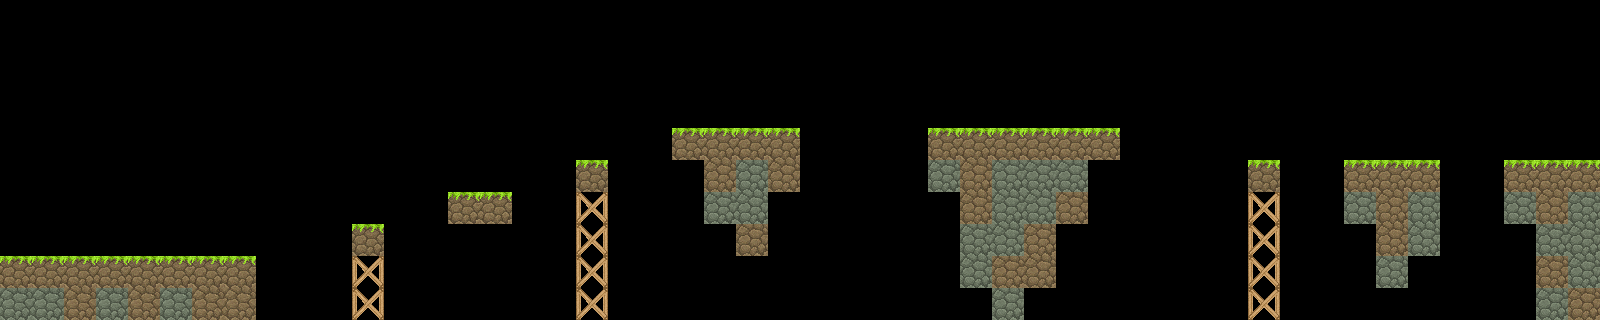

Tiled map render using the project's own tile images. Description and the whole map definition, tile-layer contents included, below:
An orthogonal 50x10 tile map with 32x32 px tiles, 2 tile layers (Tile Layer 1, blocked) and 7 objects.

<map version="1.0" orientation="orthogonal" renderorder="right-down" width="50" height="10" tilewidth="32" tileheight="32" nextobjectid="15">
 <tileset firstgid="1" name="tileset" tilewidth="32" tileheight="32" tilecount="196" columns="14">
  <image source="tileset.png" width="448" height="448" />
 </tileset>
 <layer name="Tile Layer 1" width="50" height="10">
  <data encoding="csv">
0,0,0,0,0,0,0,0,0,0,0,0,0,0,0,0,0,0,0,0,0,0,0,0,0,0,0,0,0,0,0,0,0,0,0,0,0,0,0,0,0,0,0,0,0,0,0,0,0,0,
0,0,0,0,0,0,0,0,0,0,0,0,0,0,0,0,0,0,0,0,0,0,0,0,0,0,0,0,0,0,0,0,0,0,0,0,0,0,0,0,0,0,0,0,0,0,0,0,0,0,
0,0,0,0,0,0,0,0,0,0,0,0,0,0,0,0,0,0,0,0,0,0,0,0,0,0,0,0,0,0,0,0,0,0,0,0,0,0,0,0,0,0,0,0,0,0,0,0,0,0,
0,0,0,0,0,0,0,0,0,0,0,0,0,0,0,0,0,0,0,0,0,0,0,0,0,0,0,0,0,0,0,0,0,0,0,0,0,0,0,0,0,0,0,0,0,0,0,0,0,0,
0,0,0,0,0,0,0,0,0,0,0,0,0,0,0,0,0,0,0,0,0,0,0,0,0,0,0,0,0,0,0,0,0,0,0,0,0,0,0,0,0,0,0,0,0,0,0,0,0,0,
0,0,0,0,0,0,0,0,0,0,0,0,0,0,0,0,0,0,0,0,0,0,189,187,189,0,0,0,0,187,189,187,187,187,0,0,0,0,0,0,0,0,0,0,0,0,0,0,0,0,
0,0,0,0,0,0,0,0,0,0,0,0,0,0,0,0,0,0,2684354685,0,0,0,187,187,0,0,0,0,0,0,189,187,187,189,0,0,0,0,0,2684354685,0,0,187,189,187,0,0,187,189,187,
0,0,0,0,0,0,0,0,0,0,0,0,0,0,0,0,0,0,2684354685,0,0,0,0,189,0,0,0,0,0,0,187,187,189,0,0,0,0,0,0,2684354685,0,0,0,189,187,0,0,0,187,187,
0,0,0,0,0,0,0,0,0,0,0,2684354685,0,0,0,0,0,0,2684354685,0,0,0,0,0,0,0,0,0,0,0,187,189,189,0,0,0,0,0,0,2684354685,0,0,0,187,0,0,0,0,189,187,
188,188,190,188,190,188,190,190,0,0,0,2684354685,0,0,0,0,0,0,2684354685,0,0,0,0,0,0,0,0,0,0,0,0,187,0,0,0,0,0,0,0,2684354685,0,0,0,0,0,0,0,0,187,189
</data>
 </layer>
 <layer name="blocked" width="50" height="10">
  <data encoding="csv">
0,0,0,0,0,0,0,0,0,0,0,0,0,0,0,0,0,0,0,0,0,0,0,0,0,0,0,0,0,0,0,0,0,0,0,0,0,0,0,0,0,0,0,0,0,0,0,0,0,0,
0,0,0,0,0,0,0,0,0,0,0,0,0,0,0,0,0,0,0,0,0,0,0,0,0,0,0,0,0,0,0,0,0,0,0,0,0,0,0,0,0,0,0,0,0,0,0,0,0,0,
0,0,0,0,0,0,0,0,0,0,0,0,0,0,0,0,0,0,0,0,0,0,0,0,0,0,0,0,0,0,0,0,0,0,0,0,0,0,0,0,0,0,0,0,0,0,0,0,0,0,
0,0,0,0,0,0,0,0,0,0,0,0,0,0,0,0,0,0,0,0,0,0,0,0,0,0,0,0,0,0,0,0,0,0,0,0,0,0,0,0,0,0,0,0,0,0,0,0,0,0,
0,0,0,0,0,0,0,0,0,0,0,0,0,0,0,0,0,0,0,0,0,175,175,175,175,0,0,0,0,175,175,175,175,175,175,0,0,0,0,0,0,0,0,0,0,0,0,0,0,0,
0,0,0,0,0,0,0,0,0,0,0,0,0,0,0,0,0,0,175,0,0,0,0,0,0,0,0,0,0,0,0,0,0,0,0,0,0,0,0,175,0,0,175,175,175,0,0,175,175,175,
0,0,0,0,0,0,0,0,0,0,0,0,0,0,175,175,0,0,0,0,0,0,0,0,0,0,0,0,0,0,0,0,0,0,0,0,0,0,0,0,0,0,0,0,0,0,0,0,0,0,
0,0,0,0,0,0,0,0,0,0,0,175,0,0,0,0,0,0,0,0,0,0,0,0,0,0,0,0,0,0,0,0,0,0,0,0,0,0,0,0,0,0,0,0,0,0,0,0,0,0,
175,175,175,175,175,175,175,175,0,0,0,0,0,0,0,0,0,0,0,0,0,0,0,0,0,0,0,0,0,0,0,0,0,0,0,0,0,0,0,0,0,0,0,0,0,0,0,0,0,0,
0,0,0,0,0,0,0,0,0,0,0,0,0,0,0,0,0,0,0,0,0,0,0,0,0,0,0,0,0,0,0,0,0,0,0,0,0,0,0,0,0,0,0,0,0,0,0,0,0,0
</data>
 </layer>
 <objectgroup name="items">
  <object id="2" x="367" y="194">
   <ellipse />
  </object>
  <object id="3" x="592" y="138">
   <ellipse />
  </object>
  <object id="5" x="477" y="164">
   <ellipse />
  </object>
  <object id="6" x="734" y="110">
   <ellipse />
  </object>
  <object id="11" x="1265" y="132">
   <ellipse />
  </object>
  <object id="12" x="1393" y="133">
   <ellipse />
  </object>
 </objectgroup>
 <objectgroup name="bad">
  <object id="13" x="1048" y="103">
   <ellipse />
  </object>
 </objectgroup>
</map>
